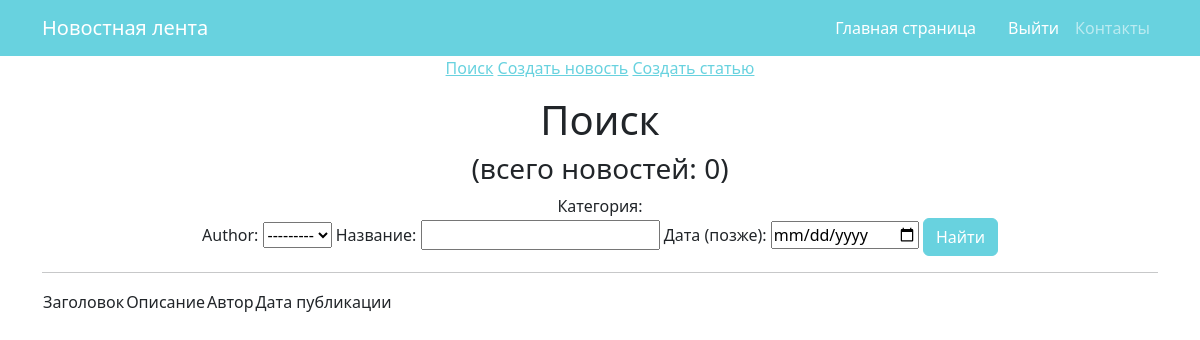
Page /news/search/ on the earlier database version.
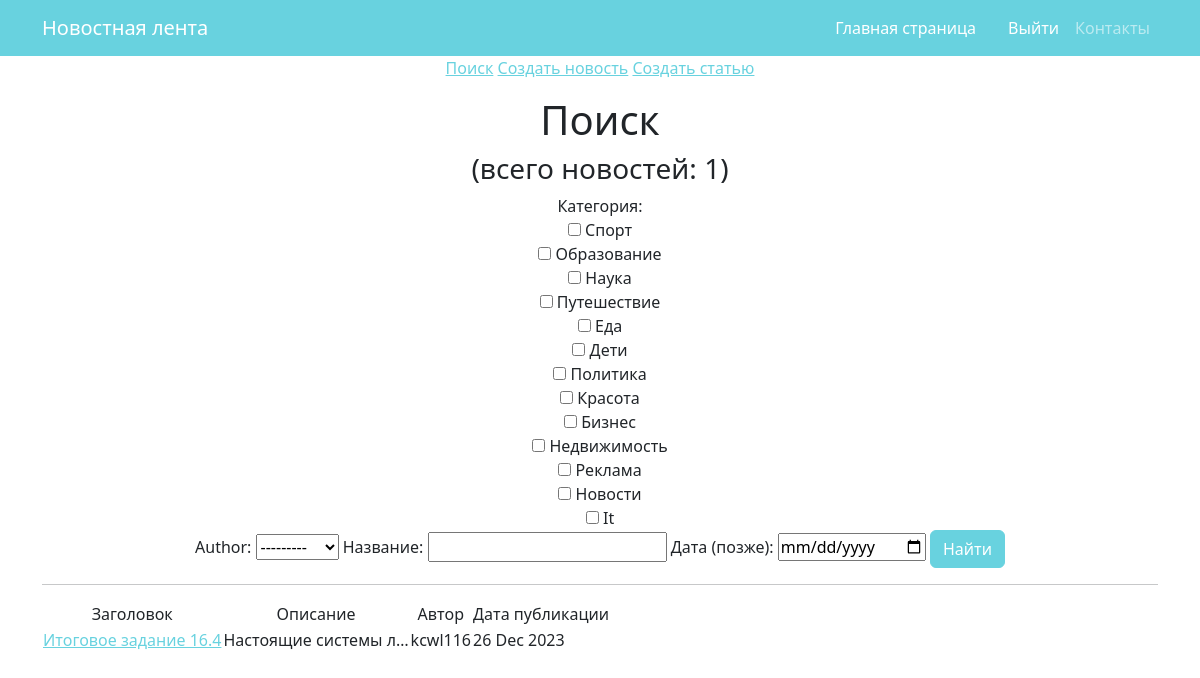
Same page on the later database version.
### news/models.py (models this page shows, shortened)
class Post(models.Model):
    author = models.ForeignKey(Author, on_delete=models.CASCADE, verbose_name=pgettext_lazy('Author', 'Author'))
    type = models.CharField(max_length=7, choices=TYPE, default='NWS')
    time_in = models.DateTimeField(auto_now_add=True)
    category = models.ManyToManyField(Category, through='PostCategory')
    title = models.CharField(max_length=100)
    text = models.TextField()
    rating = models.IntegerField(default=0)

class Author(models.Model):
    name = models.CharField(max_length=255)
    users = models.OneToOneField(User, on_delete=models.CASCADE)
    user_rating = models.IntegerField(default=0)
    def __str__(self):
        return self.name

### news/views.py (the view)
# urls.py: path('search/', PostSearch.as_view(), name='search'),
class PostSearch(ListView):
    model = Post
    template_name = 'search.html'
    context_object_name = 'posts'
    ordering = ['-time_in']
    def get_context_data(self, **kwargs):
        context = super().get_context_data(**kwargs)
        context['filter'] = PostFilter(self.request.GET, queryset=self.get_queryset())
        return context

### news/models.py (called while the page is built)
    def __str__(self):
        return self.name.title()

### news/templatetags/custom_filters.py (called while the page is built)
@register.filter()
def censor(value):
    for word in censored_word:
        if word.lower() in value.lower():
            value = value.replace(word[2:], '*' * len(word))
    return value

### templates/search.html (shortened to what this page needs)
{% extends 'flatpages/default.html' %}
{% load custom_filters %}
{% load custom_tags %}
{% block content %}
<a href="/news/search/">Поиск</a>
<a href="/news/create/">Создать новость</a>
<a href="/news/create/">Создать статью</a>
<p>
<h1>Поиск</h1>
<h3>(всего новостей: {{ posts|length }})</h3>
<form method='GET'>
    {{ filter.form }}
    <input class="btn btn-primary" type='submit' value='Найти'>
</form>
   <hr>
       <table>
           <tr>
               <td>Заголовок</td>
               <td>Описание</td>
               <td>Автор</td>
               <td>Дата публикации</td>
           </tr>
           {% for post in filter.qs %}
           <tr>
               <td>
                <p align="left"><a href="/news/{{ post.id  }}">{{ post.title|censor }} </a>
            </td>
               <td><p align="left">{{ post.text|truncatechars:20 }}</td>
               <td><p align="left">{{ post.author }}</td>
               <td><p align="left">{{ post.time_in|date:'d M Y' }}</td>
           </tr>
           {% endfor %}
</table>
{% endblock content %}

Differences in the rows shown:
added Post: title|censor "Итоговое задание 16.4", text "Настоящие системы л…", author "kcwl116", time_in "26 Dec 2023"
Other differences:
{{ posts|length }}: "0" → "1"
form field category: (not shown) → "☐ ☐ ☐ ☐ ☐ ☐ ☐ ☐ ☐ ☐ ☐ ☐ ☐"
text no longer shown: "Категория: Author: Название: Дата (позже):"
text now shown: "Категория: Спорт Образование Наука Путешествие Еда Дети Политика Красота Бизнес Недвижимость Реклама Новости It Author: Название: Дата (позже):"
